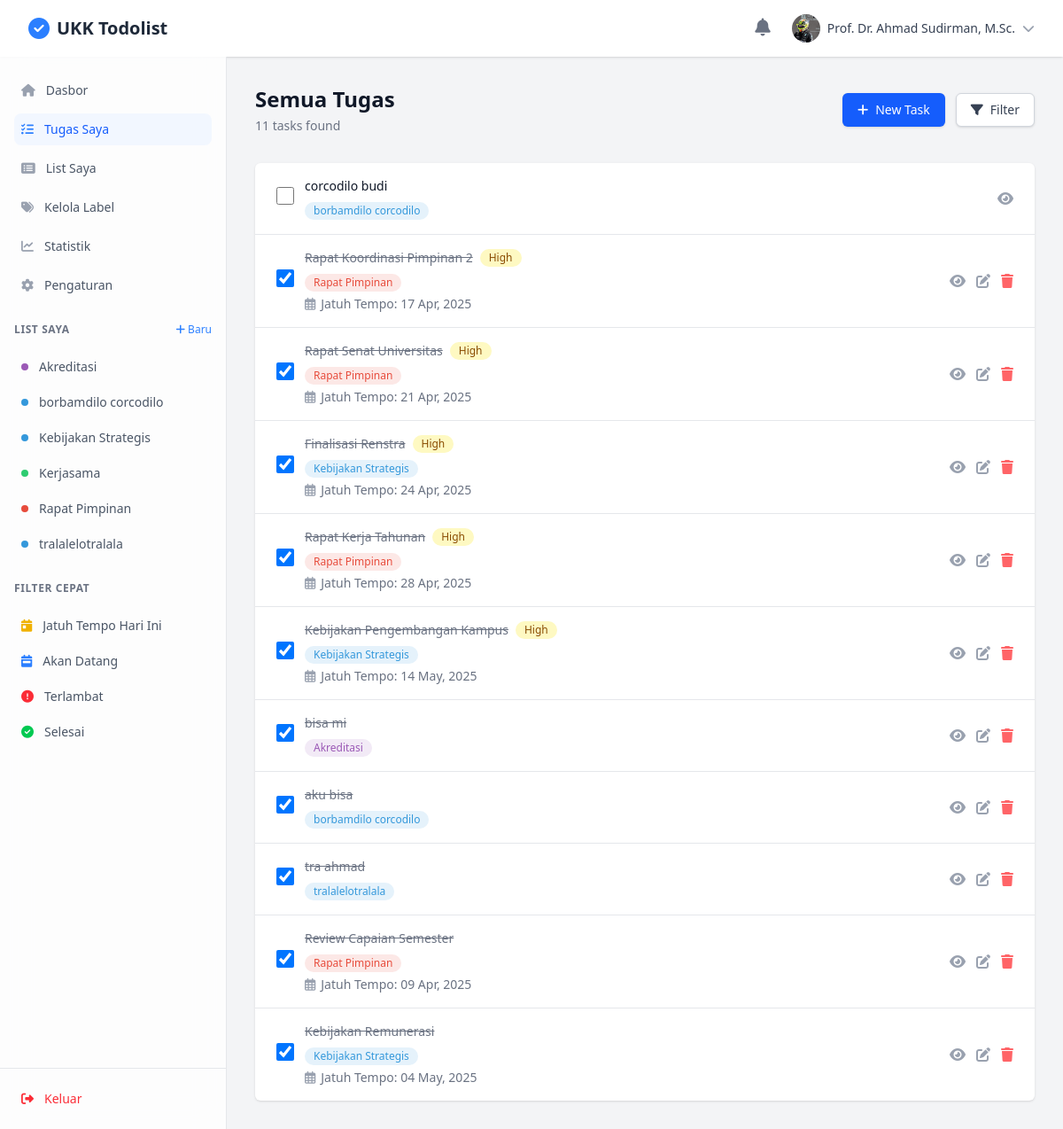
The page /modules/tasks/view.php (signed in) on the database its author committed.
### tables this page shows
CREATE TABLE `lists` (
  `list_id` int(11) NOT NULL,
  `user_id` int(11) NOT NULL,
  `title` varchar(100) NOT NULL,
  `description` text DEFAULT NULL,
  `color` varchar(20) DEFAULT '#3498db',
  `icon` varchar(50) DEFAULT 'list',
  `is_public` tinyint(1) DEFAULT 0,
  `created_at` timestamp NOT NULL DEFAULT current_timestamp(),
  `updated_at` timestamp NOT NULL DEFAULT current_timestamp() ON UPDATE current_timestamp(),
  `is_deleted` tinyint(1) DEFAULT 0
);

CREATE TABLE `tasks` (
  `task_id` int(11) NOT NULL,
  `list_id` int(11) NOT NULL,
  `user_id` int(11) NOT NULL,
  `title` varchar(255) NOT NULL,
  `description` text DEFAULT NULL,
  `priority` enum('low','medium','high','urgent') DEFAULT 'medium',
  `status` enum('pending','in_progress','completed','cancelled') DEFAULT 'pending',
  `due_date` datetime DEFAULT NULL,
  `reminder` datetime DEFAULT NULL,
  `created_at` timestamp NOT NULL DEFAULT current_timestamp(),
  `updated_at` timestamp NOT NULL DEFAULT current_timestamp() ON UPDATE current_timestamp(),
  `is_deleted` tinyint(1) DEFAULT 0
);

### modules/tasks/view.php (the view, shortened to what the rows shown need)
<?php
require_once '../../utils/auth.php';
$currentUser = $_SESSION['user'];
$userId = $currentUser['user_id'];
$listId = isset($_GET['list_id']) ? (int)$_GET['list_id'] : null;
$status = isset($_GET['status']) ? sanitize($_GET['status']) : null;
$priority = isset($_GET['priority']) ? sanitize($_GET['priority']) : null;
$search = isset($_GET['search']) ? sanitize($_GET['search']) : '';
$filter = isset($_GET['filter']) ? sanitize($_GET['filter']) : '';
$sql = "SELECT t.*, l.title as list_title, l.color as list_color, l.user_id as list_owner_id,
        CASE
            WHEN l.user_id = ? THEN 'owner'
            ELSE lc.permission
        END as list_permission
        FROM tasks t
        JOIN lists l ON t.list_id = l.list_id
        LEFT JOIN list_collaborators lc ON l.list_id = lc.list_id AND lc.user_id = ?
        WHERE (
            l.user_id = ?
            OR
            lc.user_id IS NOT NULL
        )
        AND t.is_deleted = 0";
$params = [$userId, $userId, $userId];
$types = "iii";
$sql .= " ORDER BY
    CASE
        WHEN t.status = 'completed' THEN 1
        ELSE 0
    END,
    CASE
        WHEN t.priority = 'urgent' THEN 1
        WHEN t.priority = 'high' THEN 2
        WHEN t.priority = 'medium' THEN 3
        WHEN t.priority = 'low' THEN 4
    END,
    t.due_date ASC,
    t.created_at DESC";
$stmt = $conn->prepare($sql);
$stmt->bind_param($types, ...$params);
$stmt->execute();
$tasks = $stmt->get_result()->fetch_all(MYSQLI_ASSOC);
$currentList = null;
$currentTag = null;
?>
<!DOCTYPE html>
<html lang="en">
<head>
    <link rel="stylesheet" href="../../assets/css/output.css">
    <link rel="stylesheet" href="../../node_modules/@fortawesome/fontawesome-free/css/all.min.css">
    <link rel="stylesheet" href="../../node_modules/sweetalert2/dist/sweetalert2.min.css">
    <link rel="stylesheet" href="../../node_modules/toastify-js/src/toastify.css">
</head>
<body class="bg-gray-100">
    <div class="min-h-screen flex flex-col">
        <?php include_once '../../includes/header.php'; ?>
        <div class="flex-grow flex">
            <?php include_once '../../includes/sidebar.php'; ?>
            <div class="flex-1 overflow-auto">
                <div class="max-w-7xl mx-auto px-4 sm:px-6 lg:px-8 py-8">
                    <div class="mb-8 flex flex-col sm:flex-row sm:justify-between sm:items-center space-y-4 sm:space-y-0">
                        <div>
                            <h1 class="text-2xl font-bold text-gray-900">
                            <?php if ($currentList): ?>
                                Tugas dari daftar "<?= htmlspecialchars($currentList['title']) ?>"
                            <?php elseif ($currentTag): ?>
                                Tugas dengan tag "<?= htmlspecialchars($currentTag['name']) ?>"
                            <?php elseif ($filter === 'today'): ?>
                                Tugas Hari Ini
                            <?php elseif ($filter === 'upcoming'): ?>
                                Tugas Mendatang
                            <?php elseif ($filter === 'overdue'): ?>
                                Tugas yang Terlambat
                            <?php elseif ($status): ?>
                                Tugas dengan Status <?= ucfirst($status) ?>
                            <?php elseif ($priority): ?>
                                Tugas Prioritas <?= ucfirst($priority) ?>
                            <?php elseif (!empty($search)): ?>
                                Hasil Pencarian untuk "<?= htmlspecialchars($search) ?>"
                            <?php else: ?>
                                Semua Tugas
                            <?php endif; ?>
                            </h1>
                        </div>
                    </div>
                    <div class="bg-white shadow overflow-hidden sm:rounded-md">
                        <?php if (!empty($tasks)): ?>
                            <ul class="divide-y divide-gray-200">
                                <?php foreach ($tasks as $task): ?>
                                    <li id="task-<?= $task['task_id'] ?>" class="task-item">
                                        <div class="px-4 py-4 flex items-center sm:px-6 hover:bg-gray-50">
                                            <div class="min-w-0 flex-1 sm:flex sm:items-center sm:justify-between">
                                                <div class="flex items-center">
                                                    <div class="flex-shrink-0 mr-3">
                                                        <input type="checkbox" class="task-status-checkbox h-5 w-5 text-blue-600 focus:ring-blue-500 border-gray-300 rounded" data-task-id="<?= $task['task_id'] ?>" <?= ($task['status'] === 'completed') ? 'checked' : '' ?>>
                                                    </div>
                                                    <div>
                                                        <div class="flex items-center">
                                                            <h3 class="text-sm font-medium <?= ($task['status'] === 'completed') ? 'line-through text-gray-500' : 'text-gray-900' ?>">
                                                                <?= htmlspecialchars($task['title']) ?>
                                                            </h3>
                                                            <?php if ($task['priority'] === 'high' || $task['priority'] === 'urgent'): ?>
                                                                <span class="ml-2 inline-flex items-center px-2.5 py-0.5 rounded-full text-xs font-medium <?= ($task['priority'] === 'urgent') ? 'bg-red-100 text-red-800' : 'bg-yellow-100 text-yellow-800' ?>">
                                                                    <?= ucfirst($task['priority']) ?>
                                                                </span>
                                                            <?php endif; ?>
                                                        </div>
                                                        <?php if ($task['list_title'] && !$listId): ?>
                                                            <div class="mt-1">
                                                                <span class="inline-flex items-center px-2.5 py-0.5 rounded-full text-xs font-medium" style="background-color: <?= $task['list_color'] ?>20; color: <?= $task['list_color'] ?>;">
                                                                    <a href="view.php?list_id=<?= $task['list_id'] ?>" class="hover:underline">
                                                                        <?= htmlspecialchars($task['list_title']) ?>
                                                                    </a>
                                                                </span>
                                                            </div>
                                                        <?php endif; ?>
                                                        <?php if ($task['due_date']): ?>
                                                            <div class="mt-1 flex items-center text-sm text-gray-500">
                                                                <i class="far fa-calendar-alt mr-1.5 text-gray-400"></i>
                                                                <p>
                                                                    <?php
                                                                    $dueDate = new DateTime($task['due_date']);
                                                                    $today = new DateTime();
                                                                    $dueText = 'Jatuh Tempo: ' . $dueDate->format('d M, Y');
                                                                    if ($task['status'] !== 'completed') {
                                                                        if ($dueDate < $today) {
                                                                            echo "<span class='text-red-600 font-medium'>$dueText (Terlambat)</span>";
                                                                        } elseif ($dueDate->format('Y-m-d') === $today->format('Y-m-d')) {
                                                                            echo "<span class='text-orange-600 font-medium'>$dueText (Hari Ini)</span>";
                                                                        } else {
                                                                            echo $dueText;
                                                                        }
                                                                    } else {
                                                                        echo $dueText;
                                                                    }
                                                                    ?>
                                                                </p>
                                                            </div>
                                                        <?php endif; ?>
                                                    </div>
                                                </div>
                                                <div class="mt-4 flex-shrink-0 sm:mt-0 sm:ml-5">
                                                    <div class="flex -space-x-1 overflow-hidden">
                                                        <a href="task_detail.php?id=<?= $task['task_id'] ?>" class="text-gray-400 hover:text-gray-500 ml-4">
                                                            <i class="fas fa-eye"></i>
                                                        </a>
                                                        <?php if ($task['user_id'] == $userId || $task['list_permission'] == 'admin' || $task['list_permission'] == 'edit'): ?>
                                                            <a href="edit.php?id=<?= $task['task_id'] ?>" class="text-gray-400 hover:text-gray-500 ml-4">
                                                                <i class="fas fa-edit"></i>
                                                            </a>
                                                            <button type="button" class="delete-task-btn text-red-400 hover:text-red-500 ml-4" data-task-id="<?= $task['task_id'] ?>">
                                                                <i class="fas fa-trash"></i>
                                                            </button>
                                                        <?php endif; ?>
                                                    </div>
                                                </div>
                                            </div>
                                        </div>
                                    </li>
                                <?php endforeach; ?>
                            </ul>
                        <?php endif; ?>
                    </div>
                </div>
            </div>
        </div>
    </div>
</body>
</html>

### includes/sidebar.php (shortened to what the rows shown need)
<?php
$currentUser = $_SESSION['user'] ?? null;
$userId = $currentUser['user_id'] ?? null;
$lists = [];
if ($userId) {
    $sql = "SELECT * FROM lists WHERE user_id = ? AND is_deleted = 0 ORDER BY title ASC";
    $stmt = $conn->prepare($sql);
    $stmt->bind_param("i", $userId);
    $stmt->execute();
    $lists = $stmt->get_result()->fetch_all(MYSQLI_ASSOC);
}
?>
<div class="hidden md:flex md:flex-shrink-0">
    <div class="flex flex-col w-64 border-r border-gray-200 bg-white/80 backdrop-blur-lg">
        <div class="h-0 flex-1 flex flex-col pt-5 pb-4 overflow-y-auto">
            <div class="mt-6 px-4">
                <div class="flex items-center justify-between mb-4">
                    <h2 class="text-xs font-semibold text-gray-500 uppercase tracking-wider">List Saya</h2>
                </div>
                <div class="space-y-1">
                    <?php foreach ($lists as $list): ?>
                    <a href="<?= BASE_URL ?>/modules/tasks/view.php?list_id=<?= $list['list_id'] ?>"
                       class="group flex items-center px-2 py-2 text-sm font-medium rounded-lg transition-all duration-200 text-gray-600 hover:bg-gray-50/80 hover:text-gray-900">
                        <span class="w-2 h-2 mr-3 rounded-full" style="background-color: <?= htmlspecialchars($list['color']) ?>"></span>
                        <span class="truncate"><?= htmlspecialchars($list['title']) ?></span>
                    </a>
                    <?php endforeach; ?>
                </div>
            </div>
            <div class="mt-6 px-4">
                <h2 class="text-xs font-semibold text-gray-500 uppercase tracking-wider mb-4">Filter Cepat</h2>
            </div>
        </div>
    </div>
</div>

### rows shown on the page
lists: title "Akreditasi"
lists: title "borbamdilo corcodilo"
lists: title "Kebijakan Strategis"
lists: title "Kerjasama"
lists: title "Rapat Pimpinan"
lists: title "tralalelotralala"
tasks: title "corcodilo budi", list.title "borbamdilo corcodilo"
tasks: status "☑", title "Rapat Koordinasi Pimpinan 2", priority "High", list.title "Rapat Pimpinan", due_date "Jatuh Tempo: 17 Apr, 2025"
tasks: status "☑", title "Rapat Senat Universitas", priority "High", list.title "Rapat Pimpinan", due_date "Jatuh Tempo: 21 Apr, 2025"
tasks: status "☑", title "Finalisasi Renstra", priority "High", list.title "Kebijakan Strategis", due_date "Jatuh Tempo: 24 Apr, 2025"
tasks: status "☑", title "Rapat Kerja Tahunan", priority "High", list.title "Rapat Pimpinan", due_date "Jatuh Tempo: 28 Apr, 2025"
tasks: status "☑", title "Kebijakan Pengembangan Kampus", priority "High", list.title "Kebijakan Strategis", due_date "Jatuh Tempo: 14 May, 2025"
tasks: status "☑", title "bisa mi", list.title "Akreditasi"
tasks: status "☑", title "aku bisa", list.title "borbamdilo corcodilo"
tasks: status "☑", title "tra ahmad", list.title "tralalelotralala"
tasks: status "☑", title "Review Capaian Semester", list.title "Rapat Pimpinan", due_date "Jatuh Tempo: 09 Apr, 2025"
tasks: status "☑", title "Kebijakan Remunerasi", list.title "Kebijakan Strategis", due_date "Jatuh Tempo: 04 May, 2025"

### other values the page prints
APP_NAME "UKK Todolist"
$currentUser['full_name'] "Prof. Dr. Ahmad Sudirman, M.Sc."
count($tasks) "11"
